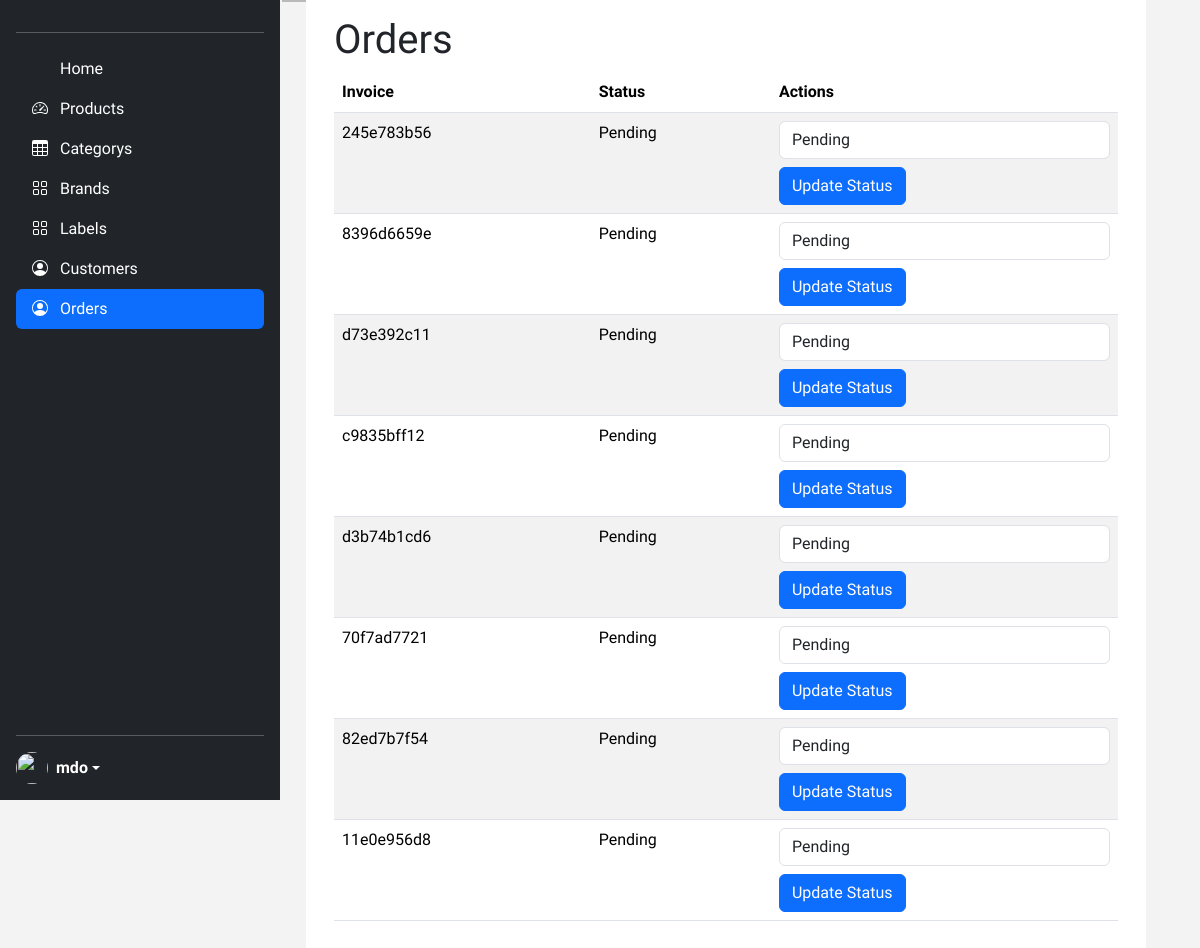
/orders (signed in), run on an earlier commit of the app's database.
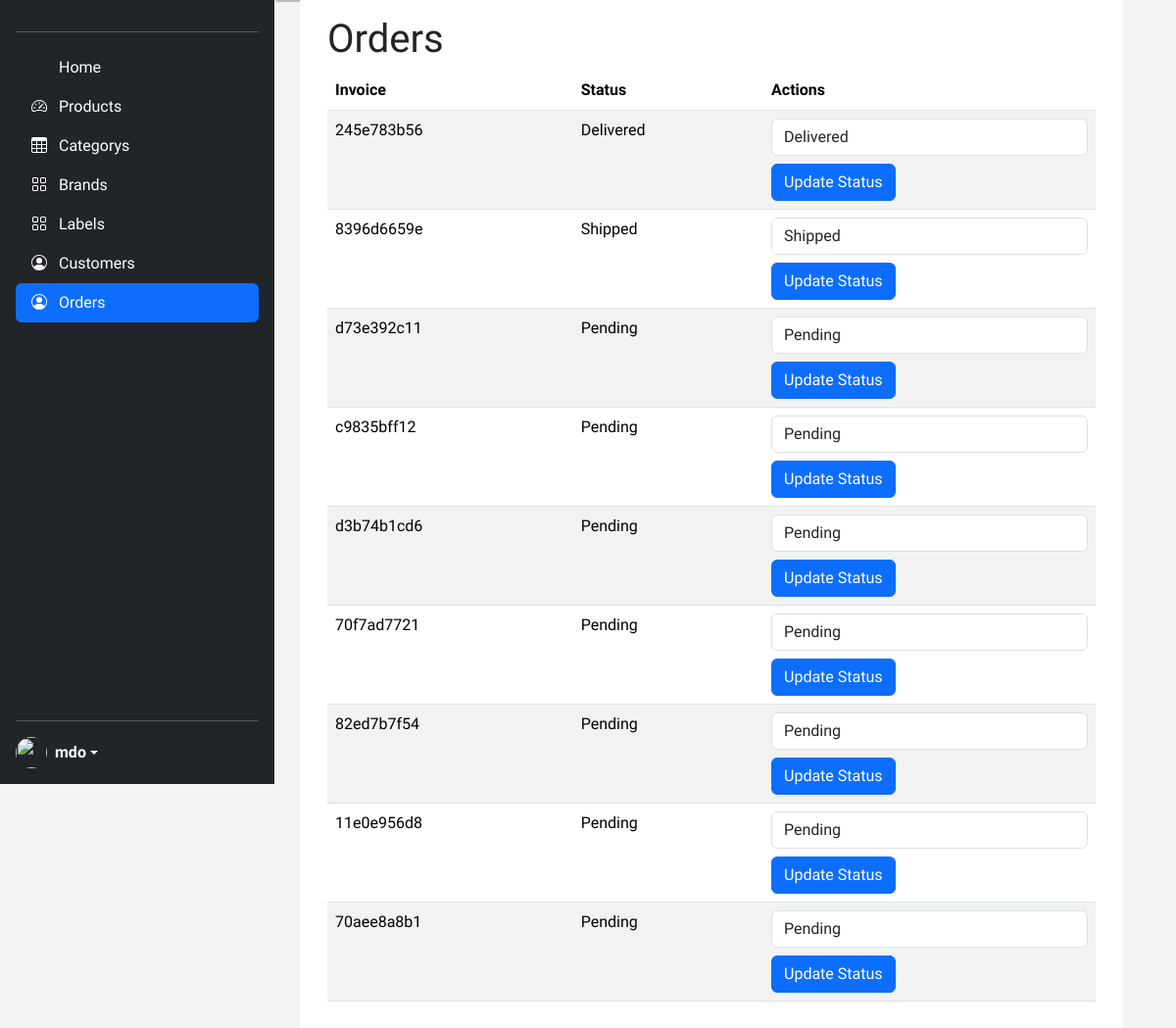
And on a later commit of the database.
### beautyHaven/customers/models.py (models this page shows, shortened)
class CustomerOrder(db.Model):
    id: Mapped[int] = mapped_column(Integer, primary_key=True)
    invoice: Mapped[str] = mapped_column(String(60), nullable=False)
    status: Mapped[str] = mapped_column(String(120), default='Pending')
    customer_id: Mapped[int] = mapped_column(Integer, nullable=False)
    date_created: Mapped[datetime] = mapped_column(DateTime, default=func.now())
    orders: Mapped[dict] = mapped_column(JsonEncodedDict)

### beautyHaven/admin/routes.py (the view)
@app.route('/orders')
@login_required_admin
def orders():
    if 'email' not in session:
        flash('Please login first')
        return redirect('login')
    orders = CustomerOrder.query.all()
    return render_template('/admin/orders.html',orders=orders)

### beautyHaven/admin/routes.py (called while the page is built)
def login_required_admin(f):
    @wraps(f)
    def decorated_function(*args, **kwargs):
        if 'email' not in session:
            flash('Please login first')
            return redirect(url_for('login'))
        user = User.query.filter_by(email=session['email']).first()
        if not user or user.id != 1:
            flash('Access denied. You are not authorized to view this page.')
            return redirect(url_for('index'))
        return f(*args, **kwargs)
    return decorated_function

### beautyHaven/customers/models.py (called while the page is built)
    def process_result_value(self, value, dialect):
        if value is None:
            return {}
        else:
            return json.loads(value)

### beautyHaven/templates/admin/orders.html
{% extends 'layout.html' %}
{% block content %}
<div class="container">
    <h1>Orders</h1>
    <table class="table table-striped">
        <thead>
            <tr>
                <th>Invoice</th>
                <th>Status</th>
                <th>Actions</th>
            </tr>
        </thead>
        <tbody>
            {% for order in orders %}
            <tr>
                <td>{{ order.invoice }}</td>
                <td>
                    <span class="order-status">{{ order.status }}</span>
                </td>
                <td>
                    <form action="{{ url_for('update_status', order_id=order.id) }}" method="post">
                        <select name="status" class="form-control">
                            <option value="Pending" {% if order.status == 'Pending' %} selected {% endif %}>Pending</option>
                            <option value="Shipped" {% if order.status == 'Shipped' %} selected {% endif %}>Shipped</option>
                            <option value="Delivered" {% if order.status == 'Delivered' %} selected {% endif %}>Delivered</option>
                        </select>
                        <button type="submit" class="btn btn-primary mt-2">Update Status</button>
                    </form>
                </td>
            </tr>
            {% endfor %}
        </tbody>
    </table>
</div>
{% endblock %}

What changed in the data, as far as the page shows it:
changed CustomerOrder: status "Pending" → "Delivered"
changed CustomerOrder: status "Pending" → "Shipped"
added CustomerOrder: invoice "70aee8a8b1", status "Pending"
